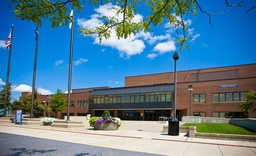
#> input picture sift.jpg, 256 x 156 px, shrunk from 750 x 458 before the run
$ python SIFT.py
#> lines starting #> are read from the running program, lines starting #| are printed output that depends on the picture

# coding: utf-8

# In[13]:


import numpy as np
import math
import cv2

INPUT_FOLDER = ''
INPUT_IMAGE_NAME = 'sift.jpg'
OUTPUT_FOLDER = 'output'

def ScaleDownImageByHalf(image):
    scaleDownImage = image[1::2, 1::2]
    return(scaleDownImage)

def GetMatrixSum(matrix):
    sum = 0
    for i in range(matrix.shape[0]):
        for j in range(matrix.shape[1]):
            sum += matrix[i][j]
    return sum

def GetSigmaMatrix():
    sigmaMatrix = np.asarray([[0.7071,1.0,1.4142,2.0,2.8284],
                            [1.4142,2.0,2.8284,4.0,5.6568],
                            [2.8284,4.0,5.6568,8.0,11.3137],
                            [5.6568,8.0,11.3137,16.0,22.6274]]).reshape(4,5)
    return sigmaMatrix

def GetKernelValue(x, y, sigma):
    value = (1/(2*(math.pi)*(sigma**2)))*math.exp(-1*(x**2 + y**2)/(2*(sigma**2)))
    return value

def GetGaussianKernel(sigma):
    kernelValueList = []

    sum = 0
    for column in range(3,-4,-1):
        for row in range(-3,4,1):
            value = GetKernelValue(row,column,sigma)
            kernelValueList.append(value)
            sum += value
    gaussianKernel = np.asarray(kernelValueList).reshape(7,7)

    gaussianKernel /= sum

    return gaussianKernel

def GetPadddedImage(image):
    image_h = image.shape[0]
    image_w = image.shape[1]
    imagePadded = np.zeros((image_h + 6, image_w + 6),dtype = np.uint8)
    imagePadded[3:(imagePadded.shape[0]-3), 3:(imagePadded.shape[1]-3)] = image

    return imagePadded

def ApplyGaussianKernel(image,kernel):
    image_padded = GetPadddedImage(image)

    image_h = image.shape[0]
    image_w = image.shape[1]

    kernel_h = kernel.shape[0]
    kernel_w = kernel.shape[1]

    h = kernel_h//2
    w = kernel_w//2

    blurImage = np.zeros(image.shape,dtype = np.uint8)

    for i in range(h, image_padded.shape[0]-h):
        for j in range(w, image_padded.shape[1]-w):
            sum = 0
            for m in range(kernel_h):
                for n in range(kernel_w):
                    sum += kernel[m][n]*image_padded[i+m-h][j+n-w]
            blurImage[i-h][j-w] = sum

    return blurImage

def GetDog(gaussianOne, gaussianTwo,index,index1):
    dog = np.zeros((gaussianOne.shape[0], gaussianOne.shape[1]),dtype = np.uint8)

    for i in range(0, gaussianOne.shape[0]):
        for j in range(0, gaussianOne.shape[1]):
            dog[i][j] = gaussianOne[i][j] - gaussianTwo[i][j]

    return dog

def GetOctave(image,sigmas):
    octave = []
    for i in range(0,5):
        kernel = GetGaussianKernel(sigmas[i])
        image = ApplyGaussianKernel(image, kernel)
        octave.append(image)
    return octave

def GenerateOctaves(image):
    sigmaMatrix = GetSigmaMatrix()
    octaves = []
    for i in range(0,4):
        print('Creating Octave' + str(i+1))
        octave = GetOctave(image,sigmaMatrix[i])
        octaves.append(octave)
        image = ScaleDownImageByHalf(image)

    print('Octave creation completed')
    return octaves


def ComputeDog(octave,index):
    dogs = []

    for i in range(0,4):
        dog = GetDog(octave[i],octave[i+1],i,index)
        dogs.append(dog)
    return dogs

def GenerateDog(octaves):
    dogs = []
    for i in range(0,4):
        print('Computing Dogs for octave' + str(i+1))
        dog = ComputeDog(octaves[i],i)
        dogs.append(dog)
    print('DoG creation completed')
    return dogs

def IsMaximaOrMinima(imageAbove,imageSame,imageBelow, pixel):
    result = False
    list = []
    for i in range(0, imageSame.shape[0]):
        for j in range(0, imageSame.shape[1]):
            list.append(imageAbove[i][j])
            if(i!= 1 and j != 1):
                list.append(imageSame[i][j])
            list.append(imageBelow[i][j])
    list.sort()

    if(list[0] > pixel or list[len(list) - 1] < pixel):
        result = True

    return result

def DetectKeyPoints(dogs, image,index):

    for dogsIndex in (1,2):
        for i in range(0, dogs[dogsIndex].shape[0]-2):
            for j in range(0, dogs[dogsIndex].shape[1]-2):
                dogAbove = dogs[dogsIndex-1]
                dogSame = dogs[dogsIndex]
                dogBelow = dogs[dogsIndex+1]

                result = IsMaximaOrMinima(dogAbove[i:i+3,j:j+3],
                                          dogSame[i:i+3,j:j+3],
                                          dogBelow[i:i+3,j:j+3],
                                          dogs[dogsIndex][i+1,j+1])

                if(result):
                    indexRow = (i+1)*2**index
                    indexColumn = (j+1)*2**index
                    image[indexRow][indexColumn]=255
                    result = False
    return image

def DetectPeaks(dogs,image):
    index = 0
    print('Searching keypoints in image')
    for dog in dogs:
        image = DetectKeyPoints(dog,image,index)
        index = index + 1
    print('Keypoints search completed')
    return image

def writeOutput(octaves, dogs, keypoints):

    print('Writing output in folder: ' + OUTPUT_FOLDER)
    i = 1
    j = 1
    for octave in octaves:
        for image in octave:
            name = OUTPUT_FOLDER + 'Octave_' + str(i) + '_Image_' + str (j) + '.jpg'
            cv2.imwrite(name,image)
            j += 1
        j = 1
        i += 1

    i = 1
    j = 1

    for dog in dogs:
        for image in dog:
            name = OUTPUT_FOLDER + 'Octave_' + str(i) + '_Dog_' + str (j) + '.jpg'
            cv2.imwrite(name,image)
            j += 1
        j = 1
        i += 1

    cv2.imwrite(OUTPUT_FOLDER + 'Keypoints.jpg',keypoints)

    print('Output successfully written in folder: ' + OUTPUT_FOLDER)

    return


def SIFT():

    print('Process started')

    inputImage = np.array(cv2.imread(INPUT_FOLDER + INPUT_IMAGE_NAME,0))
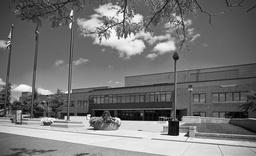
#> inputImage: shape (156, 256); min 0, max 255, mean 117.4

    octaves = GenerateOctaves(inputImage)
#> the loop in GenerateOctaves, `for i in range(0,4):` made 4 passes
#> pass 1, in ApplyGaussianKernel, `image_padded = GetPadddedImage(image)`:
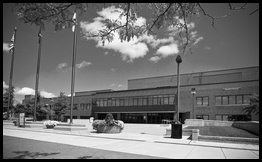
#> image_padded: shape (162, 262); min 0, max 255, mean 110.4
#> pass 1, in ApplyGaussianKernel (call 2), `image_padded = GetPadddedImage(image)`:
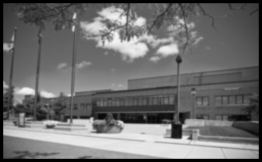
#> image_padded: shape (162, 262); min 0, max 245, mean 109.5
#> pass 1, in ApplyGaussianKernel (call 3), `image_padded = GetPadddedImage(image)`:
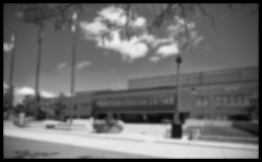
#> image_padded: shape (162, 262); min 0, max 240, mean 108.4

    dogs = GenerateDog(octaves)

    inputImageCopy = inputImage.copy

    keypoints = DetectPeaks(dogs,inputImage)
#> the loop in DetectPeaks, `for dog in dogs:` made 4 passes
#> after the loop in DetectPeaks, `for dog in dogs:`: image: shape (156, 256); min 0, max 255, mean 121.4

    writeOutput(octaves,dogs,keypoints)
#> the loop in writeOutput, `for octave in octaves:` made 4 passes
#> pass 1, in writeOutput, `cv2.imwrite(name,image)`:
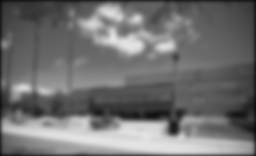
#> saved as outputOctave_1_Image_4.jpg: shape (156, 256); min 9, max 228, mean 112.5
#> the loop in writeOutput, `for dog in dogs:` made 4 passes
#> pass 1, in writeOutput, `cv2.imwrite(name,image)`:
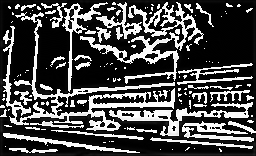
#> saved as outputOctave_1_Dog_2.jpg: shape (156, 256); min 0, max 255, mean 74.8
#> pass 1, in writeOutput, `cv2.imwrite(name,image)`:
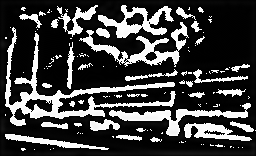
#> saved as outputOctave_1_Dog_4.jpg: shape (156, 256); min 0, max 255, mean 64.3

    cv2.imshow('keypoints',keypoints)
    cv2.waitKey(0)
    cv2.destroyAllWindows()

    return

SIFT()


# In[ ]:
